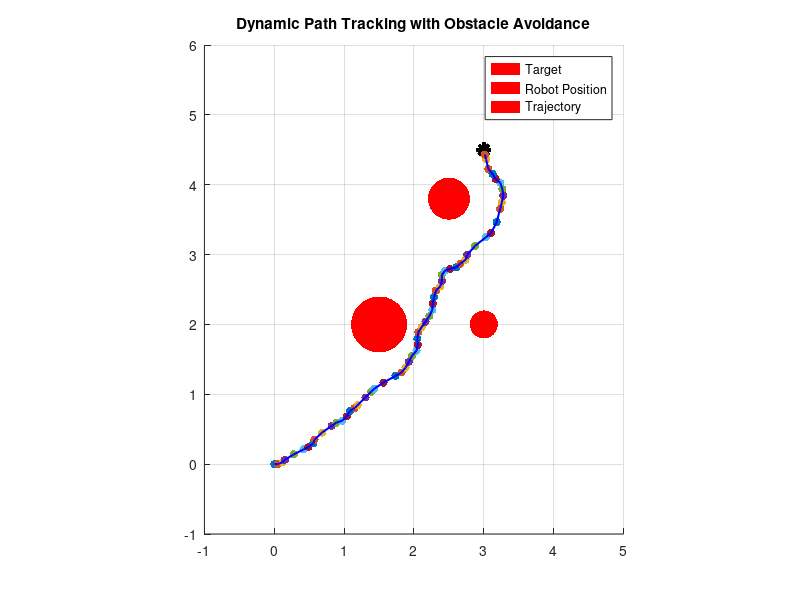

Write the MATLAB code that produced this figure.
function main()
    % 初始化参数
    state = [0, 0]; % [x, y]
    original_target_pos = [3, 4.5]; % 原始目标位置
    time_step = 0.1; % 时间步长
    max_steps = 100; % 最大步数
    max_acc = 10; % 最大加速度
    max_v = 2.7; % 最大线速度
    prediction_horizon = 10; % 预测时域长度
    threshold = 0.1; % 误差阈值

    % 障碍物参数 [x, y, radius]
    obstacles = [1.5, 2.0, 0.4;
                 2.5, 3.8, 0.3;
                 3.0, 2.0, 0.2]; 

    % 绘图初始化
    figure;
    hold on;
    grid on;
    axis([-1, 5, -1, 6]);
    axis equal;
    
    % 绘制障碍物
    for i = 1:size(obstacles,1)
        drawCircle(obstacles(i,1), obstacles(i,2), obstacles(i,3));
    end

    % 存储轨迹
    trajectory = [];

    % 路径规划相关变量
    is_path_planned = false;
    path_points = [];
    current_path_index = 0;
    previous_velocity = [0, 0]; 

    % 控制循环
    for step = 1:max_steps
        % 绘制目标点
        plot(original_target_pos(1), original_target_pos(2), 'k*', 'MarkerSize', 10, 'LineWidth', 2);

        % 调用路径规划和MPC控制
        [current_target, path_points, current_path_index, is_path_planned] = ...
            updateControl(state, original_target_pos, is_path_planned, path_points, current_path_index, obstacles);

        % 计算控制速度
        [vx, vy, previous_velocity] = computeMPC(state, current_target, time_step, max_v, max_acc, previous_velocity, prediction_horizon, threshold);

        % 状态更新
        state = state + [vx, vy] * time_step;

        % 存储轨迹
        trajectory = [trajectory; state];

        % 绘制当前状态
        scatter(state(1), state(2), 'filled');
        drawnow;
        pause(0.01);

        % 检查是否到达目标点
        if norm(state - original_target_pos) < 0.05
            disp('Target reached!');
            break;
        end
    end

    % 绘制最终轨迹
    plot(trajectory(:,1), trajectory(:,2), 'b-', 'LineWidth', 1.5);
    title('Dynamic Path Tracking with Obstacle Avoidance');
    legend('Target', 'Robot Position', 'Trajectory');
end

function drawCircle(x, y, r)
    % 绘制圆形障碍物
    theta = 0:0.1:2*pi;
    x_pos = x + r*cos(theta);
    y_pos = y + r*sin(theta);
    fill(x_pos, y_pos, 'r', 'EdgeColor', 'none');
end

function [current_target, path_points, current_path_index, is_path_planned] = ...
    updateControl(state, original_target_pos, is_path_planned, path_points, current_path_index, obstacles)
    % 更新路径规划状态
    if ~is_path_planned
        distance_to_original = norm(original_target_pos - state);
        if distance_to_original > 1.5
            [path_points, success] = rrt_planner(state, original_target_pos, obstacles);
            if success
                current_path_index = 1;
                current_target = path_points(current_path_index, :);
                is_path_planned = true;
            else
                current_target = original_target_pos;
                is_path_planned = false;
            end
        else
            current_target = original_target_pos;
            is_path_planned = false;
        end
    else
        current_target = path_points(current_path_index, :);
        distance_to_current = norm(state - current_target);
        if distance_to_current < 0.1
            current_path_index = current_path_index + 1;
            if current_path_index > size(path_points, 1)
                is_path_planned = false;
                current_target = original_target_pos;
            else
                current_target = path_points(current_path_index, :);
            end
        end
    end
end

function [vx, vy, previous_velocity] = computeMPC(state, current_target, time_step, max_v, max_acc, previous_velocity, prediction_horizon, threshold)
    % MPC速度控制
    position_error = current_target - state;
    distance = norm(position_error);

    if distance < threshold
        desired_velocity = [0, 0];
        velocity_change = desired_velocity - previous_velocity;
        acceleration_norm = norm(velocity_change);
        if acceleration_norm > max_acc * time_step
            velocity_change = (velocity_change / acceleration_norm) * max_acc * time_step;
        end
        current_velocity = previous_velocity + velocity_change;
    else
        v_target = (position_error / norm(position_error)) * min(distance / 0.2, max_v);
        velocity_change = v_target - previous_velocity;
        acceleration_norm = norm(velocity_change);
        if acceleration_norm > max_acc * time_step
            velocity_change = (velocity_change / acceleration_norm) * max_acc * time_step;
        end
        current_velocity = previous_velocity + velocity_change;
    end

    previous_velocity = current_velocity;
    vx = current_velocity(1);
    vy = current_velocity(2);
end

function [path_points, success] = rrt_planner(start_pos, target_pos, obstacles)
    % RRT*路径规划核心
    max_dist = 0.1;
    max_iter = 200;
    success = false;
    tree = struct('position', {}, 'parent', {}, 'cost', {});
    tree(1).position = start_pos;
    tree(1).parent = [];
    tree(1).cost = 0;

    for iter = 1:max_iter
        % 安全采样
        if rand() < 0.1
            random_point = target_pos;
        else
            while true
                random_point = [rand()*5, rand()*5];
                if ~checkCollisionPoint(random_point, obstacles)
                    break;
                end
            end
        end

        % 最近节点搜索
        nearest_node_idx = findNearest(tree, random_point);
        nearest_node = tree(nearest_node_idx);

        % 节点扩展
        [new_node, is_goal] = generateNewNode(nearest_node, nearest_node_idx, random_point, max_dist, target_pos, obstacles);

        if ~isempty(new_node)
            % 添加新节点
            new_node.parent = nearest_node_idx;
            new_node.cost = nearest_node.cost + norm(new_node.position - nearest_node.position);
            tree(end+1) = new_node;
            
            % 优化树结构
            tree = optimizeNearNodes(tree, new_node, max_dist, obstacles);
            
            if is_goal
                success = true;
                break;
            end
        end
    end

    % 路径提取
    if success
        path_points = extractPath(tree, target_pos);
    else
        path_points = target_pos;
    end
end

function idx = findNearest(tree, point)
    % 最近节点查找
    min_dist = inf;
    idx = 1;
    for i = 1:length(tree)
        node = tree(i);
        dist = norm(node.position - point);
        if dist < min_dist
            min_dist = dist;
            idx = i;
        end
    end
end

function collision = checkCollisionLineSeg(start_pt, end_pt, obstacles)
    % 线段碰撞检测
    collision = false;
    num_checks = 10;
    for t = linspace(0, 1, num_checks)
        check_pt = start_pt + t*(end_pt - start_pt);
        if checkCollisionPoint(check_pt, obstacles)
            collision = true;
            return;
        end
    end
end

function collision = checkCollisionPoint(point, obstacles)
    % 点碰撞检测
    collision = false;
    for i = 1:size(obstacles,1)
        dist = norm(point - obstacles(i,1:2));
        if dist < obstacles(i,3) + 0.1
            collision = true;
            return;
        end
    end
end

function [new_node, is_goal] = generateNewNode(nearest_node, nearest_node_idx, random_point, max_dist, target_pos, obstacles)
    % 安全节点生成
    new_node = [];
    is_goal = false;
    dir = random_point - nearest_node.position;
    dist = norm(dir);
    
    if dist < 1e-6 || checkCollisionPoint(nearest_node.position, obstacles)
        return;
    end
    
    dir = dir / dist;
    new_pos = nearest_node.position + dir * min(max_dist, dist);
    
    % 路径安全性检查
    if checkCollisionLineSeg(nearest_node.position, new_pos, obstacles)
        return;
    end
    
    % 目标检测
    if norm(new_pos - target_pos) < 0.2
        new_node.position = target_pos;
        new_node.parent = nearest_node_idx;
        new_node.cost = nearest_node.cost + norm(new_pos - nearest_node.position);
        is_goal = true;
    else
        new_node.position = new_pos;
        new_node.parent = nearest_node_idx;
        new_node.cost = nearest_node.cost + norm(new_pos - nearest_node.position);
    end
end

function tree = optimizeNearNodes(tree, new_node, max_dist, obstacles)
    % 树结构优化
    radius = 0.5;
    new_idx = length(tree);
    
    for i = 1:new_idx-1
        node = tree(i);
        if norm(node.position - new_node.position) < radius && ...
           ~checkCollisionLineSeg(node.position, new_node.position, obstacles)
           
            tentative_cost = new_node.cost + norm(node.position - new_node.position);
            if tentative_cost < node.cost
                node.parent = new_idx;
                node.cost = tentative_cost;
                tree(i) = node;
            end
        end
    end
end

function path_points = extractPath(tree, target_pos)
    % 路径提取
    goal_idx = find(arrayfun(@(n) norm(n.position - target_pos) < 0.2, tree), 1, 'last');
    if isempty(goal_idx)
        path_points = target_pos;
        return;
    end
    
    path = [];
    current_idx = goal_idx;
    while ~isempty(current_idx) && ~isempty(tree(current_idx).parent)
        path = [tree(current_idx).position; path];
        current_idx = tree(current_idx).parent;
    end
    path = [tree(1).position; path];
    
    path_points = path;
end